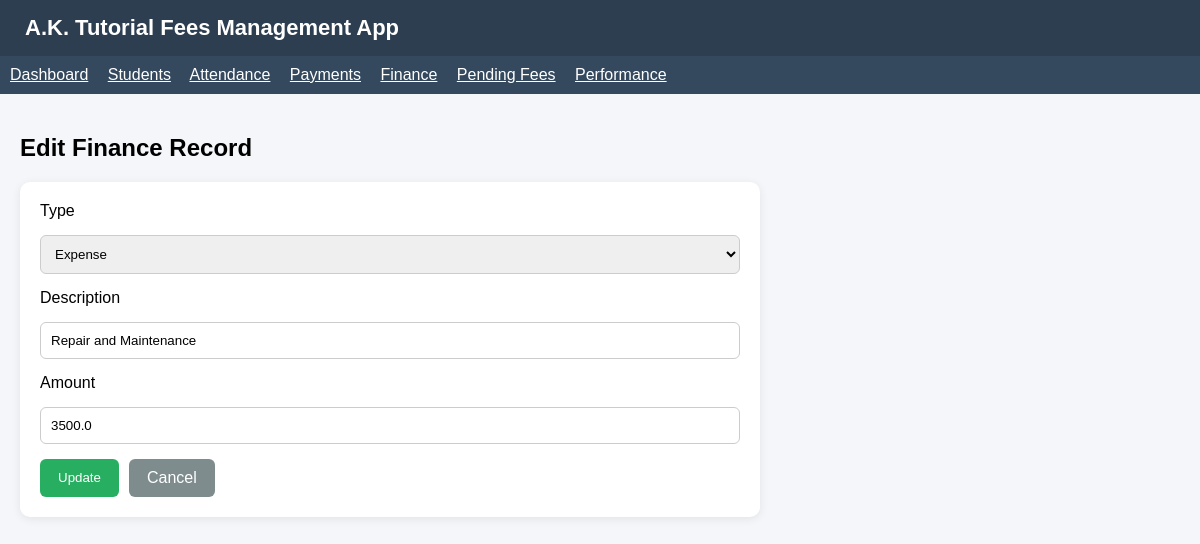
Page /edit_finance/3 on the committed database.
### tables this page shows
CREATE TABLE finance(
        id INTEGER PRIMARY KEY AUTOINCREMENT,
        type TEXT,
        description TEXT,
        amount REAL,
        date TEXT
    );

### app.py (the view, shortened to what this page needs)
@app.route("/edit_finance/<int:fid>", methods=["GET", "POST"])
def edit_finance(fid):
    conn = get_db()
    c = conn.cursor()
    c.execute("SELECT * FROM finance WHERE id=?", (fid,))
    record = c.fetchone()
    conn.close()
    return render_template("edit_finance.html", record=record)

### app.py (called while the page is built)
def get_db():
    return sqlite3.connect(DB)

### templates/edit_finance.html (shortened to what this page needs)
{% extends "base.html" %}
{% block content %}
<h2 style="margin-bottom:20px;">Edit Finance Record</h2>
<div style="background:white; padding:20px; border-radius:10px; box-shadow:0 2px 10px rgba(0,0,0,0.08); max-width:700px;">
    <form method="POST" style="display:flex; flex-direction:column; gap:15px;">
        <label>Type</label>
        <select name="type" required style="padding:10px; border:1px solid #ccc; border-radius:6px;">
            <option value="Expense" {% if record[1] == "Expense" %}selected{% endif %}>Expense</option>
        </select>
        <label>Description</label>
        <input type="text" name="description" value="{{ record[2] }}" required
               style="padding:10px; border:1px solid #ccc; border-radius:6px;">
        <label>Amount</label>
        <input type="number" step="0.01" name="amount" value="{{ record[3] }}" required
               style="padding:10px; border:1px solid #ccc; border-radius:6px;">
        <div style="display:flex; gap:10px;">
            <button type="submit" style="padding:10px 18px; background:#27ae60; color:white; border:none; border-radius:6px;">
                Update
            </button>
            <a href="/finance" style="padding:10px 18px; background:#7f8c8d; color:white; text-decoration:none; border-radius:6px;">
                Cancel
            </a>
        </div>
    </form>
</div>
{% endblock %}

### templates/base.html (style rules this page uses)
body { font-family: Arial, sans-serif; background:#f4f6f9; margin:0; padding:0; }

### rows in the picture
finance: type "Expense", description "Repair and Maintenance", amount "3500.0"
